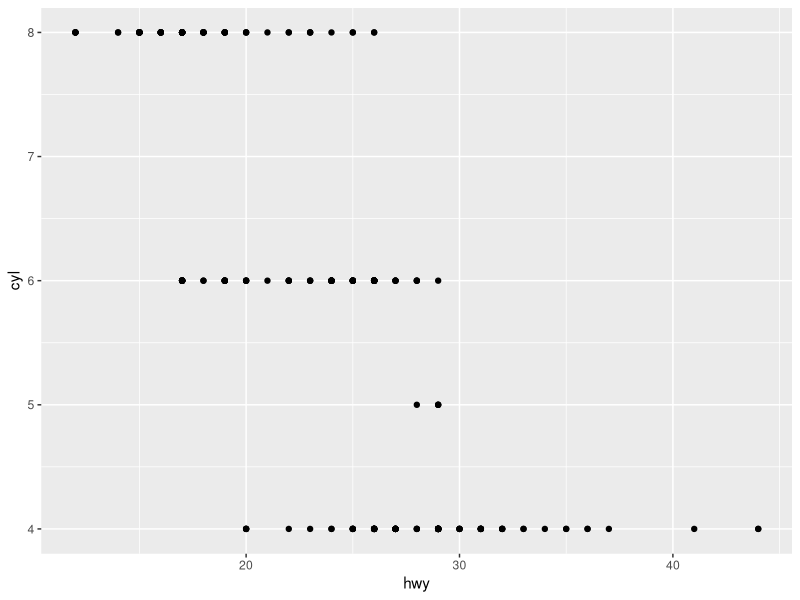
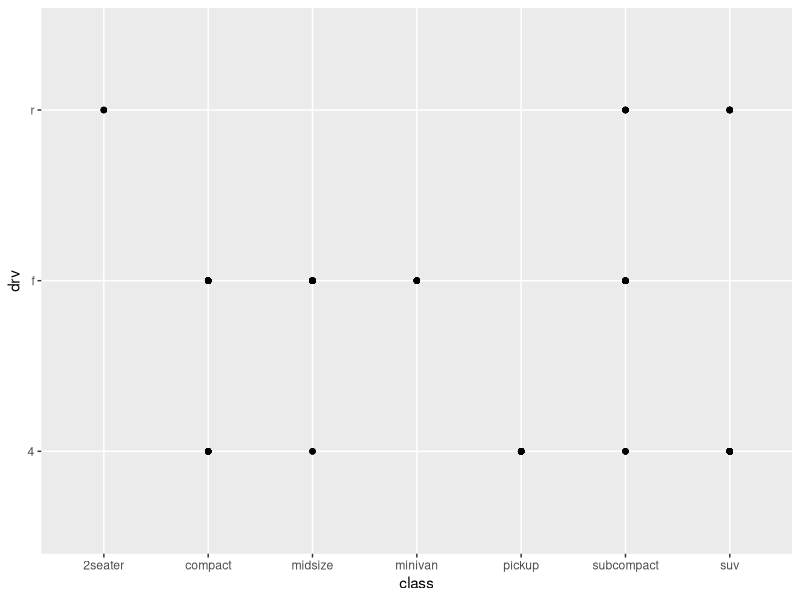

Here is the R script that generated these plots, in order:
## ---- chunk 1
library(tidyverse)
print(paste0("Number of rows: ", nrow(mpg)))
print(paste0("Number of columns: ", ncol(mpg)))
## ---- chunk 2
glimpse(mpg)
## ---- chunk 3
?mpg
## ---- chunk 4
ggplot(data = mpg) + geom_point(mapping = aes(x=hwy, y=cyl))
## ---- chunk 5
ggplot(data = mpg, aes(x=class, y=drv)) + geom_point()
